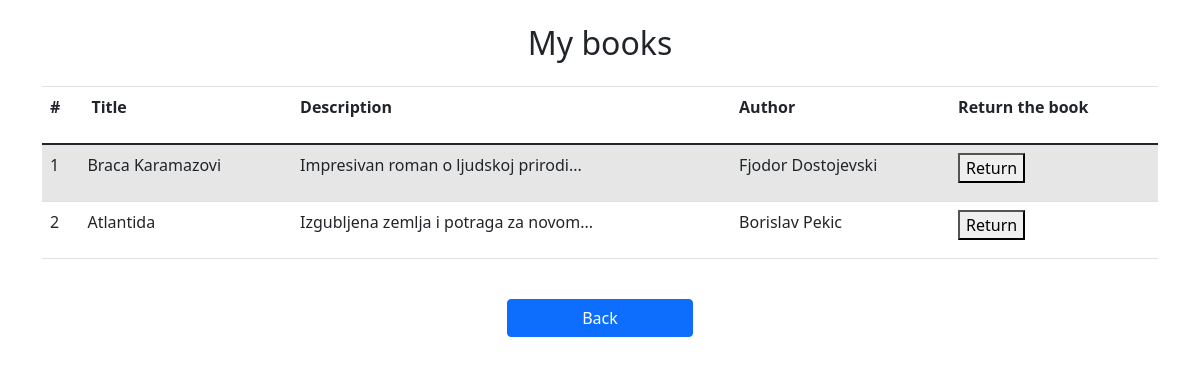
Screenshot of /myBooks.php?name=Antonije with the database file from the repository.
### tables this page shows
CREATE TABLE `book_user` (
  `id` bigint(20) NOT NULL,
  `book_id` bigint(20) NOT NULL,
  `user_id` bigint(20) NOT NULL
);

CREATE TABLE `books` (
  `id` bigint(20) NOT NULL,
  `title` varchar(50) NOT NULL,
  `description` varchar(150) NOT NULL,
  `author` varchar(50) NOT NULL,
  `available` tinyint(1) NOT NULL
);

### myBooks.php (the view, shortened to what this page needs)
<?php
function getData($id){
    $con = mysqli_connect("localhost","root","","library");
    if (mysqli_connect_errno()) {
        echo "Failed to connect to MySQL: " . mysqli_connect_error();
        exit();
    } else
    {
        $result = mysqli_query($con, "SELECT * FROM book_user WHERE user_id= $id ");
        if ($result) {
            $data = mysqli_fetch_all($result, MYSQLI_ASSOC);
            return $data;
        }
    }
}
$name = $_GET['name'];
function getId($name){
    $con = mysqli_connect("localhost","root","","library");
    $stmt = mysqli_prepare($con, "SELECT id FROM users WHERE first_name = ?");
    mysqli_stmt_bind_param($stmt, "s", $name);
    mysqli_stmt_execute($stmt);
    $result = mysqli_stmt_get_result($stmt);
       if ($result) {
           $data = mysqli_fetch_all($result, MYSQLI_ASSOC);
           return $data;
       }
   }
$x = getId($name)[0]['id'];
$myBooks = getData($x);
function getDataFromPivotTable($id){
   $con = mysqli_connect("localhost","root","","library");
    $result = mysqli_query($con, "SELECT * FROM books WHERE id = $id");
        if ($result) {
            $data = mysqli_fetch_all($result, MYSQLI_ASSOC);
            return $data;
        }
    }
?>
<!DOCTYPE html>
<html lang="en">
<head>
    <link rel="stylesheet" href="https://cdn.jsdelivr.net/npm/bootstrap@4.0.0/dist/css/bootstrap.min.css">
    <link rel="stylesheet" href=
    "https://cdn.jsdelivr.net/npm/bootstrap-icons@1.5.0/font/bootstrap-icons.css" />
    <link href="https://cdn.jsdelivr.net/npm/bootstrap@5.0.0/dist/css/bootstrap.min.css" rel="stylesheet" >
</head>
<body>
<body>
<div class="container">
    <h2 class="mt-4 mb-4 text-center">My books</h2>
    <table class="table table-striped " >
    <thead>
        <tr class="align-text-top">
            <th>#</th>
            <th > <p class="mr-1 ml-1">Title</p>   </th>
            <th>Description</th>
            <th>Author</th>
            <th>Return the book</th>
        </tr>
        </thead>
        <?php
        foreach ($myBooks as $index=> $book) : ?>
            <tr>
                <td><?php echo $index+1 ?></td>
                    <td> <p><?php echo getDataFromPivotTable($book["book_id"])[0]['title'] ?></p>  </td>
                    <td> <p><?php echo getDataFromPivotTable($book["book_id"])[0]['description'] ?></p>  </td>
                    <td> <p><?php echo getDataFromPivotTable($book["book_id"])[0]['author'] ?></p>  </td>
                    <td> <form method= "POST" action = "returnTheBook.php">
                        <button type="submit"> Return </button>
                       </form>  </td>
            </tr>
        <?php endforeach; ?>
    </table>
    <div class="d-flex justify-content-center">
     <a href="javascript:history.back()" class="btn btn-primary col-sm-2 m-4">Back</a>
    </div>
</div>
</body>
</html>

### myBooks.php (style rules this page uses)
.table thead th { vertical-align: top; border-bottom: 2px solid #dee2e6; }

### rows the page displays
book_user: book.title "Braca Karamazovi", book.description "Impresivan roman o ljudskoj prirodi...", book.author "Fjodor Dostojevski"
book_user: book.title "Atlantida", book.description "Izgubljena zemlja i potraga za novom...", book.author "Borislav Pekic"
